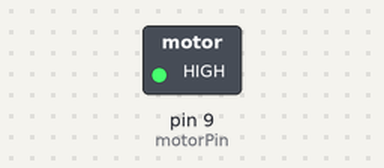
Recording of a sketch running on a simulated Arduino Uno, built with avr-gcc and run on an emulated ATmega328P. Parts: switched loads named in the sketch (green lamp = pin HIGH).

Above: at 0.1 s.
Timing chart, 0 to 1.6 s (numbered marks = the images above):
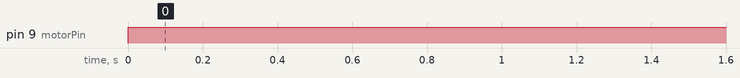

Measured:
- by itself, pin 9 (motorPin): LOW → HIGH at 0.00 s

The sketch:

dcMotor.ino
```cpp
const int motorPin = 9;
void setup()
{pinMode(motorPin, OUTPUT);
  Serial.begin(9600);
}


void loop()
{
     spiningMotor(255);
}

void spiningMotor(int speed)
{
  analogWrite(motorPin, speed);         //speed만큼으로 모터 돌리기
 }
```
